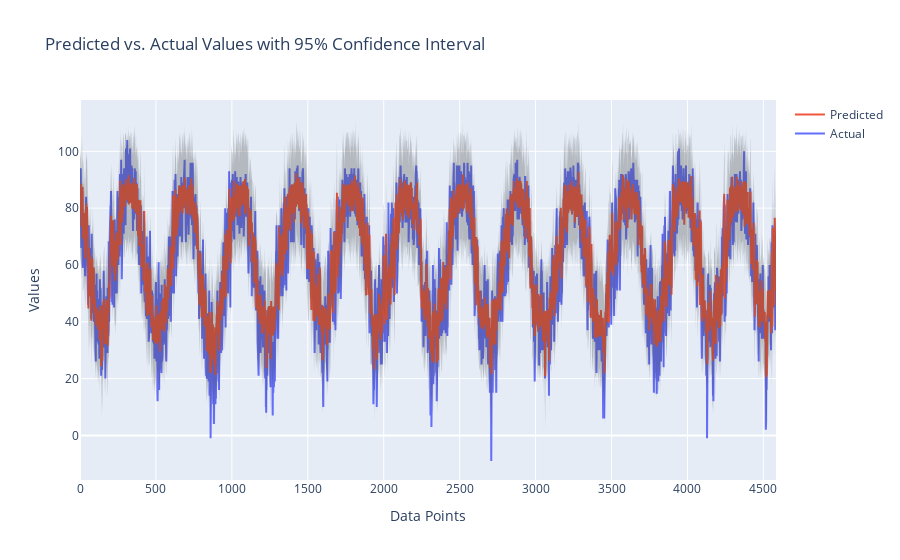

Notebook code cell kept with this figure:
### Code cell
# Iteration 1
columns_to_ignore = ['date', 'next_day_max_temp']
target_column = 'next_day_max_temp'
#data = daily_df[daily_df['date'] < daily_df_2['date'].min()]
data = all_df 
X_train, y_train, X_val, y_val, X_test, y_test, scaler_features = prep_data(data, columns_to_ignore, target_column)
model = get_model(X_train, y_train, dropout_rate=0.2, num_layers=3, hidden_size=64)
model = train_model(model, X_train, y_train, X_val, y_val, lr=0.001, l2_lambda=0.01, epochs=10)
test_loss = get_test_loss(model, X_test, y_test)
plot_preds(model(X_test), y_test)

### Figure 1 — Plotly figure (JSON) as saved in the notebook; plotly's stock layout.template omitted (floating-point values rounded to 4 significant figures; data arrays with more than 128 entries replaced by an {"elided": "..."} marker saying what was removed)
{"data": [{"mode": "lines", "name": "Actual", "type": "scatter", "x": {"elided": "4584 int values"}, "y": {"elided": "4584 float values"}}, {"mode": "lines", "name": "Predicted", "type": "scatter", "x": {"elided": "4584 int values"}, "y": {"elided": "4584 float values"}}, {"line": {"width": 0}, "marker": {"color": "#444"}, "mode": "lines", "showlegend": false, "type": "scatter", "x": {"elided": "4584 int values"}, "y": {"elided": "4584 float values"}}, {"fill": "tonexty", "fillcolor": "rgba(68, 68, 68, 0.3)", "line": {"width": 0}, "marker": {"color": "#444"}, "mode": "lines", "showlegend": false, "type": "scatter", "x": {"elided": "4584 int values"}, "y": {"elided": "4584 float values"}}], "layout": {"title": {"text": "Predicted vs. Actual Values with 95% Confidence Interval"}, "xaxis": {"title": {"text": "Data Points"}}, "yaxis": {"title": {"text": "Values"}}}}
